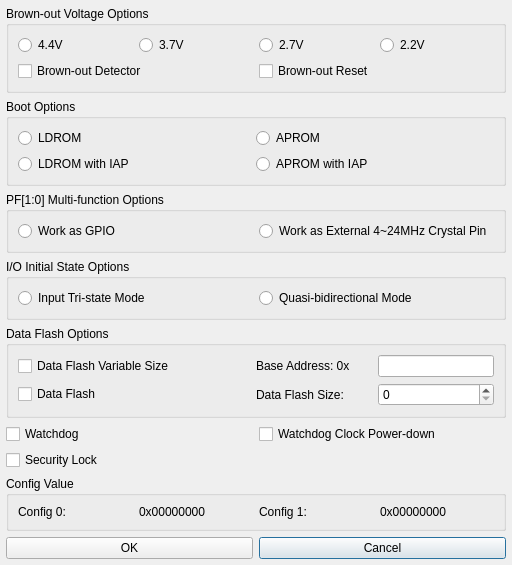
<?xml version="1.0" encoding="UTF-8"?>
<ui version="4.0">
 <class>Dialog</class>
 <widget class="QDialog" name="Dialog">
  <property name="geometry">
   <rect>
    <x>0</x>
    <y>0</y>
    <width>512</width>
    <height>393</height>
   </rect>
  </property>
  <layout class="QGridLayout" name="outer_layout">
   <property name="leftMargin">
    <number>6</number>
   </property>
   <property name="topMargin">
    <number>6</number>
   </property>
   <property name="rightMargin">
    <number>6</number>
   </property>
   <property name="bottomMargin">
    <number>6</number>
   </property>
   <property name="spacing">
    <number>6</number>
   </property>
   <item row="0" column="2" colspan="2">
    <widget class="QGroupBox" name="IDC_GROUP_BROWN_OUT_VOLTAGE">
     <property name="title">
      <string>Brown-out Voltage Options</string>
     </property>
     <layout class="QGridLayout" name="layout_IDC_GROUP_BROWN_OUT_VOLTAGE" columnstretch="1,1,1,1,0">
      <item row="0" column="0">
       <widget class="QRadioButton" name="IDC_RADIO_BOV_0">
        <property name="text">
         <string>4.4V</string>
        </property>
       </widget>
      </item>
      <item row="0" column="1" colspan="2">
       <widget class="QRadioButton" name="IDC_RADIO_BOV_1">
        <property name="text">
         <string>3.7V</string>
        </property>
       </widget>
      </item>
      <item row="0" column="2">
       <widget class="QRadioButton" name="IDC_RADIO_BOV_2">
        <property name="text">
         <string>2.7V</string>
        </property>
       </widget>
      </item>
      <item row="0" column="3" colspan="2">
       <widget class="QRadioButton" name="IDC_RADIO_BOV_3">
        <property name="text">
         <string>2.2V</string>
        </property>
       </widget>
      </item>
      <item row="1" column="0" colspan="3">
       <widget class="QCheckBox" name="IDC_CHECK_BROWN_OUT_DETECT">
        <property name="text">
         <string>Brown-out Detector</string>
        </property>
       </widget>
      </item>
      <item row="1" column="2" colspan="3">
       <widget class="QCheckBox" name="IDC_CHECK_BROWN_OUT_RESET">
        <property name="text">
         <string>Brown-out Reset</string>
        </property>
       </widget>
      </item>
     </layout>
    </widget>
   </item>
   <item row="1" column="2" colspan="2">
    <widget class="QGroupBox" name="IDC_GROUP_BOOT_SELECT">
     <property name="title">
      <string>Boot Options</string>
     </property>
     <layout class="QGridLayout" name="layout_IDC_GROUP_BOOT_SELECT" rowstretch="1,1" columnstretch="1,1,0">
      <item row="0" column="0" colspan="2">
       <widget class="QRadioButton" name="IDC_RADIO_BS_LDROM">
        <property name="text">
         <string>LDROM</string>
        </property>
       </widget>
      </item>
      <item row="0" column="1">
       <widget class="QRadioButton" name="IDC_RADIO_BS_APROM">
        <property name="text">
         <string>APROM</string>
        </property>
       </widget>
      </item>
      <item row="1" column="0">
       <widget class="QRadioButton" name="IDC_RADIO_BS_LDROM_APROM">
        <property name="text">
         <string>LDROM with IAP</string>
        </property>
       </widget>
      </item>
      <item row="1" column="1" colspan="2">
       <widget class="QRadioButton" name="IDC_RADIO_BS_APROM_LDROM">
        <property name="text">
         <string>APROM with IAP</string>
        </property>
       </widget>
      </item>
     </layout>
    </widget>
   </item>
   <item row="7" column="2" colspan="2">
    <widget class="QGroupBox" name="IDC_GROUP_CONFIG_VALUE">
     <property name="title">
      <string>Config Value</string>
     </property>
     <layout class="QHBoxLayout" name="layout_IDC_GROUP_CONFIG_VALUE">
      <item>
       <widget class="QLabel" name="IDC_STATIC_CONFIG_0">
        <property name="text">
         <string>Config 0:</string>
        </property>
       </widget>
      </item>
      <item>
       <widget class="QLabel" name="IDC_STATIC_CONFIG_VALUE_0">
        <property name="text">
         <string>0x00000000</string>
        </property>
       </widget>
      </item>
      <item>
       <widget class="QLabel" name="IDC_STATIC_CONFIG_1">
        <property name="text">
         <string>Config 1:</string>
        </property>
       </widget>
      </item>
      <item>
       <widget class="QLabel" name="IDC_STATIC_CONFIG_VALUE_1">
        <property name="text">
         <string>0x00000000</string>
        </property>
       </widget>
      </item>
     </layout>
    </widget>
   </item>
   <item row="8" column="3">
    <widget class="QPushButton" name="IDCANCEL">
     <property name="text">
      <string>Cancel</string>
     </property>
    </widget>
   </item>
   <item row="3" column="2" colspan="2">
    <widget class="QGroupBox" name="IDC_GROUP_IO_STATE">
     <property name="title">
      <string>I/O Initial State Options</string>
     </property>
     <layout class="QHBoxLayout" name="layout_IDC_GROUP_IO_STATE">
      <item>
       <widget class="QRadioButton" name="IDC_RADIO_IO_TRI">
        <property name="text">
         <string>Input Tri-state Mode</string>
        </property>
       </widget>
      </item>
      <item>
       <widget class="QRadioButton" name="IDC_RADIO_IO_BI">
        <property name="text">
         <string>Quasi-bidirectional Mode</string>
        </property>
       </widget>
      </item>
     </layout>
    </widget>
   </item>
   <item row="2" column="2" colspan="2">
    <widget class="QGroupBox" name="IDC_GROUP_GPF">
     <property name="title">
      <string>PF[1:0] Multi-function Options</string>
     </property>
     <layout class="QHBoxLayout" name="layout_IDC_GROUP_GPF">
      <item>
       <widget class="QRadioButton" name="IDC_RADIO_GPF_GPIO">
        <property name="text">
         <string>Work as GPIO</string>
        </property>
       </widget>
      </item>
      <item>
       <widget class="QRadioButton" name="IDC_RADIO_GPF_CRYSTAL">
        <property name="text">
         <string>Work as External 4~24MHz Crystal Pin</string>
        </property>
       </widget>
      </item>
     </layout>
    </widget>
   </item>
   <item row="4" column="2" colspan="2">
    <widget class="QGroupBox" name="IDC_GROUP_DATA_FLASH">
     <property name="title">
      <string>Data Flash Options</string>
     </property>
     <layout class="QGridLayout" name="gridLayout" rowstretch="1,1" columnstretch="2,1,1,0,0">
      <item row="0" column="0">
       <widget class="QCheckBox" name="IDC_CHECK_DATA_FLASH_VAR_SIZE_ENABLE">
        <property name="text">
         <string>Data Flash Variable Size</string>
        </property>
       </widget>
      </item>
      <item row="1" column="0">
       <widget class="QCheckBox" name="IDC_CHECK_DATA_FLASH_ENABLE">
        <property name="text">
         <string>Data Flash</string>
        </property>
       </widget>
      </item>
      <item row="0" column="1">
       <widget class="QLabel" name="IDC_STATIC_FLASH_BASE_ADDRESS">
        <property name="text">
         <string>Base Address: 0x</string>
        </property>
       </widget>
      </item>
      <item row="1" column="1">
       <widget class="QLabel" name="IDC_STATIC_DATA_FLASH_SIZE">
        <property name="text">
         <string>Data Flash Size:</string>
        </property>
       </widget>
      </item>
      <item row="0" column="2">
       <widget class="QLineEdit" name="IDC_EDIT_FLASH_BASE_ADDRESS"/>
      </item>
      <item row="1" column="2">
       <widget class="QSpinBox" name="IDC_SPIN_DATA_FLASH_SIZE"/>
      </item>
     </layout>
    </widget>
   </item>
   <item row="6" column="2">
    <widget class="QCheckBox" name="IDC_CHECK_SECURITY_LOCK">
     <property name="text">
      <string>Security Lock</string>
     </property>
    </widget>
   </item>
   <item row="8" column="2">
    <widget class="QPushButton" name="IDOK">
     <property name="text">
      <string>OK</string>
     </property>
    </widget>
   </item>
   <item row="5" column="2">
    <widget class="QCheckBox" name="IDC_CHECK_WDT_ENABLE">
     <property name="text">
      <string>Watchdog</string>
     </property>
    </widget>
   </item>
   <item row="5" column="3">
    <widget class="QCheckBox" name="IDC_CHECK_WDT_POWER_DOWN">
     <property name="text">
      <string>Watchdog Clock Power-down</string>
     </property>
    </widget>
   </item>
  </layout>
 </widget>
 <resources/>
 <connections/>
</ui>
